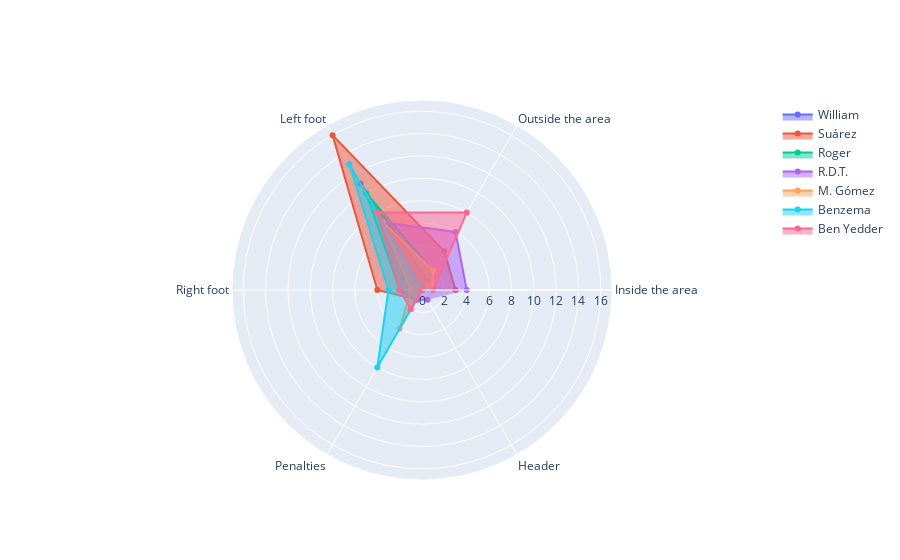

This figure's notebook cell:
### Code cell
import plotly.graph_objects as go

categories = l

fig = go.Figure()

fig.add_trace(go.Scatterpolar(
      r=list(forw_goal.loc[26]),
      theta=l,
      fill='toself',
      name='William'
))
fig.add_trace(go.Scatterpolar(
      r=list(forw_goal.loc[rows[1]]),
      theta=l,
      fill='toself',
      name='Suárez'
))

fig.add_trace(go.Scatterpolar(
      r=list(forw_goal.loc[rows[2]]),
      theta=l,
      fill='toself',
      name='Roger'
))
fig.add_trace(go.Scatterpolar(
      r=list(forw_goal.loc[rows[3]]),
      theta=l,
      fill='toself',
      name='R.D.T.'
))
fig.add_trace(go.Scatterpolar(
      r=list(forw_goal.loc[rows[4]]),
      theta=l,
      fill='toself',
      name='M. Gómez'
))
fig.add_trace(go.Scatterpolar(
      r=list(forw_goal.loc[rows[5]]),
      theta=l,
      fill='toself',
      name='Benzema'
))
fig.add_trace(go.Scatterpolar(
      r=list(forw_goal.loc[rows[6]]),
      theta=l,
      fill='toself',
      name='Ben Yedder'
))
fig.update_layout(
  polar=dict(
    radialaxis=dict(
      visible=True,
      range=[0, 17]
    )),
  showlegend=True
)

fig.show()
fig.write_image("./images/polar.jpeg", scale = 1.5, height = 2.5)

### Figure 1 — Plotly figure (JSON) as saved in the notebook; plotly's stock layout.template omitted (floating-point values rounded to 4 significant figures)
{"data": [{"fill": "toself", "name": "William", "r": [0, 1, 11, 0, 1, 0], "theta": ["Inside the area", "Outside the area", "Left foot", "Right foot", "Penalties", "Header"], "type": "scatterpolar"}, {"fill": "toself", "name": "Suárez", "r": [3, 4, 16, 4, 1, 0], "theta": ["Inside the area", "Outside the area", "Left foot", "Right foot", "Penalties", "Header"], "type": "scatterpolar"}, {"fill": "toself", "name": "Roger", "r": [0, 2, 10, 2, 1, 0], "theta": ["Inside the area", "Outside the area", "Left foot", "Right foot", "Penalties", "Header"], "type": "scatterpolar"}, {"fill": "toself", "name": "R.D.T.", "r": [4, 6, 7, 0, 1, 1], "theta": ["Inside the area", "Outside the area", "Left foot", "Right foot", "Penalties", "Header"], "type": "scatterpolar"}, {"fill": "toself", "name": "M. Gómez", "r": [1, 2, 7, 1, 4, 0], "theta": ["Inside the area", "Outside the area", "Left foot", "Right foot", "Penalties", "Header"], "type": "scatterpolar"}, {"fill": "toself", "name": "Benzema", "r": [1, 0, 13, 3, 8, 0], "theta": ["Inside the area", "Outside the area", "Left foot", "Right foot", "Penalties", "Header"], "type": "scatterpolar"}, {"fill": "toself", "name": "Ben Yedder", "r": [1, 8, 8, 2, 2, 0], "theta": ["Inside the area", "Outside the area", "Left foot", "Right foot", "Penalties", "Header"], "type": "scatterpolar"}], "layout": {"polar": {"radialaxis": {"range": [0, 17], "visible": true}}, "showlegend": true}}
